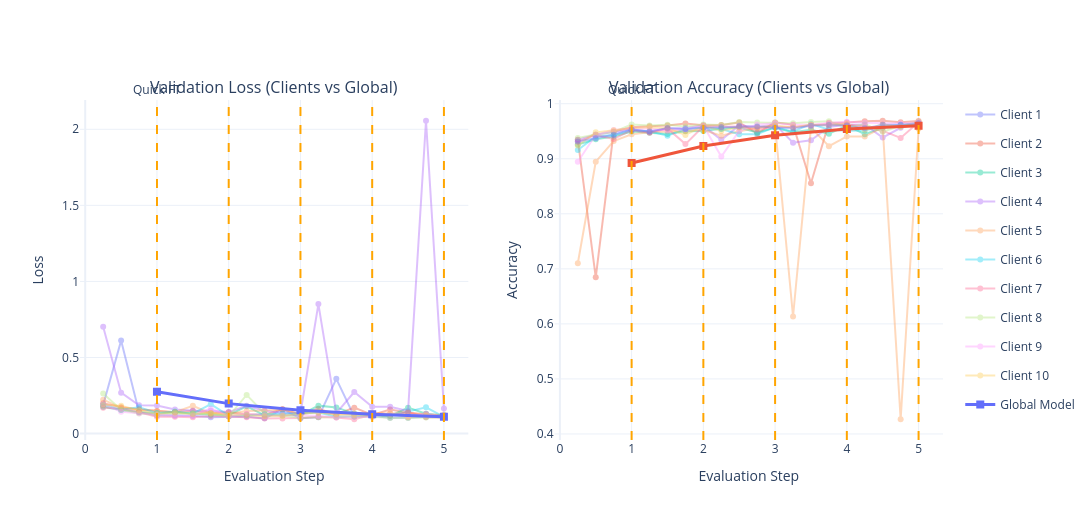

Notebook code cell kept with this figure:
### Code cell
import plotly.graph_objects as go
from plotly.subplots import make_subplots

# -------------------------------------------------
# Create subplots
fig = make_subplots(
    rows=1, cols=2,
    subplot_titles=(
        "Validation Loss (Clients vs Global)",
        "Validation Accuracy (Clients vs Global)"
    )
)

# -------------------------------------------------
# Subplot 1: Validation Loss (Clients)
for client_id, metrics in logger.client_metrics.items():
    losses = metrics["loss"]
    steps = list([x / (client_epoch+1) for x in range(1, (client_epoch) * global_epoch + global_epoch+1)])

    fig.add_trace(
        go.Scatter(
            x=steps,
            y=losses,
            mode="lines+markers",
            name=f"Client {client_id + 1}",
            legendgroup=f"client{client_id + 1}",
            opacity=0.4
        ),
        row=1, col=1
    )

# Global model loss
global_losses = logger.global_metrics["loss"][::2]
global_steps = list(range(1, len(global_losses) + 1))

fig.add_trace(
    go.Scatter(
        x=global_steps,
        y=global_losses,
        mode="lines+markers",
        name="Global Model",
        legendgroup="global",
        marker=dict(symbol="square", size=8),
        line=dict(width=3)
    ),
    row=1, col=1
)

# -------------------------------------------------
# Subplot 2: Validation Accuracy (Clients)
for client_id, metrics in logger.client_metrics.items():
    accuracies = metrics["accuracy"]
    steps = list([x / (client_epoch+1) for x in range(1, (client_epoch) * global_epoch + global_epoch+1)])

    fig.add_trace(
        go.Scatter(
            x=steps,
            y=accuracies,
            mode="lines+markers",
            name=f"Client {client_id + 1}",
            legendgroup=f"client{client_id + 1}",
            showlegend=False,  # avoid duplicate legend
            opacity=0.4
        ),
        row=1, col=2
    )

# Global model accuracy
global_accs = logger.global_metrics["accuracy"][::2]
global_steps = list(range(1, len(global_accs) + 1))

fig.add_trace(
    go.Scatter(
        x=global_steps,
        y=global_accs,
        mode="lines+markers",
        name="Global Model",
        legendgroup="global",
        showlegend=False,
        marker=dict(symbol="square", size=8),
        line=dict(width=3)
    ),
    row=1, col=2
)

# -------------------------------------------------
# Axis labels
fig.update_xaxes(title_text="Evaluation Step", row=1, col=1)
fig.update_xaxes(title_text="Evaluation Step", row=1, col=2)
fig.update_yaxes(title_text="Loss", row=1, col=1)
fig.update_yaxes(title_text="Accuracy", row=1, col=2)

# -------------------------------------------------
# Layout
fig.update_layout(
    height=520,
    width=1200,
    template="plotly_white",
    hovermode="x unified"
)
for g in range(1, global_epoch + 1):
    x = (g * client_epoch) / client_epoch

    fig.add_vline(
        x=x,
        line=dict(color="orange", dash="dash"),
        annotation_text="Quick FT" if g == 1 else "",
        annotation_position="top"
    )

fig.show()

### Figure 1 — Plotly figure (JSON) as saved in the notebook; plotly's stock layout.template omitted (floating-point values rounded to 4 significant figures)
{"data": [{"legendgroup": "client1", "mode": "lines+markers", "name": "Client 1", "opacity": 0.4, "type": "scatter", "x": [0.25, 0.5, 0.75, 1, 1.25, 1.5, 1.75, 2, 2.25, 2.5, 2.75, 3, 3.25, 3.5, 3.75, 4, 4.25, 4.5, 4.75, 5], "xaxis": "x", "y": [0.1878, 0.6111, 0.1407, 0.1208, 0.1191, 0.1176, 0.108, 0.1117, 0.1123, 0.1001, 0.1598, 0.1011, 0.1074, 0.36, 0.1127, 0.1155, 0.1038, 0.1042, 0.1113, 0.107], "yaxis": "y"}, {"legendgroup": "client2", "mode": "lines+markers", "name": "Client 2", "opacity": 0.4, "type": "scatter", "x": [0.25, 0.5, 0.75, 1, 1.25, 1.5, 1.75, 2, 2.25, 2.5, 2.75, 3, 3.25, 3.5, 3.75, 4, 4.25, 4.5, 4.75, 5], "xaxis": "x", "y": [0.1993, 0.1735, 0.1594, 0.1489, 0.14, 0.1487, 0.1354, 0.1407, 0.1267, 0.1242, 0.1606, 0.1263, 0.1636, 0.1257, 0.1705, 0.1224, 0.1587, 0.1364, 0.1286, 0.1176], "yaxis": "y"}, {"legendgroup": "client3", "mode": "lines+markers", "name": "Client 3", "opacity": 0.4, "type": "scatter", "x": [0.25, 0.5, 0.75, 1, 1.25, 1.5, 1.75, 2, 2.25, 2.5, 2.75, 3, 3.25, 3.5, 3.75, 4, 4.25, 4.5, 4.75, 5], "xaxis": "x", "y": [0.1758, 0.1555, 0.1424, 0.1313, 0.1405, 0.1317, 0.124, 0.122, 0.1794, 0.1202, 0.1228, 0.1215, 0.1837, 0.1721, 0.1308, 0.1213, 0.1149, 0.1705, 0.1305, 0.1197], "yaxis": "y"}, {"legendgroup": "client4", "mode": "lines+markers", "name": "Client 4", "opacity": 0.4, "type": "scatter", "x": [0.25, 0.5, 0.75, 1, 1.25, 1.5, 1.75, 2, 2.25, 2.5, 2.75, 3, 3.25, 3.5, 3.75, 4, 4.25, 4.5, 4.75, 5], "xaxis": "x", "y": [0.7019, 0.2688, 0.1866, 0.1853, 0.1586, 0.1513, 0.1504, 0.1411, 0.1826, 0.1507, 0.1348, 0.1345, 0.8511, 0.1351, 0.2734, 0.176, 0.1767, 0.1486, 2.056, 0.1642], "yaxis": "y"}, {"legendgroup": "client5", "mode": "lines+markers", "name": "Client 5", "opacity": 0.4, "type": "scatter", "x": [0.25, 0.5, 0.75, 1, 1.25, 1.5, 1.75, 2, 2.25, 2.5, 2.75, 3, 3.25, 3.5, 3.75, 4, 4.25, 4.5, 4.75, 5], "xaxis": "x", "y": [0.2228, 0.1693, 0.1567, 0.1474, 0.1403, 0.1833, 0.1325, 0.1305, 0.1481, 0.1513, 0.1577, 0.1274, 0.1431, 0.1199, 0.1328, 0.1374, 0.1327, 0.1377, 0.1216, 0.1262], "yaxis": "y"}, {"legendgroup": "client6", "mode": "lines+markers", "name": "Client 6", "opacity": 0.4, "type": "scatter", "x": [0.25, 0.5, 0.75, 1, 1.25, 1.5, 1.75, 2, 2.25, 2.5, 2.75, 3, 3.25, 3.5, 3.75, 4, 4.25, 4.5, 4.75, 5], "xaxis": "x", "y": [0.1895, 0.1563, 0.1731, 0.1358, 0.1459, 0.1306, 0.1931, 0.1176, 0.1206, 0.1264, 0.1317, 0.1327, 0.1383, 0.1106, 0.1132, 0.1184, 0.1188, 0.1444, 0.1731, 0.1105], "yaxis": "y"}, {"legendgroup": "client7", "mode": "lines+markers", "name": "Client 7", "opacity": 0.4, "type": "scatter", "x": [0.25, 0.5, 0.75, 1, 1.25, 1.5, 1.75, 2, 2.25, 2.5, 2.75, 3, 3.25, 3.5, 3.75, 4, 4.25, 4.5, 4.75, 5], "xaxis": "x", "y": [0.1697, 0.1632, 0.1396, 0.1105, 0.1111, 0.1076, 0.1154, 0.1122, 0.1079, 0.09884, 0.09848, 0.1022, 0.1087, 0.1056, 0.09426, 0.1233, 0.1176, 0.1411, 0.1067, 0.1051], "yaxis": "y"}, {"legendgroup": "client8", "mode": "lines+markers", "name": "Client 8", "opacity": 0.4, "type": "scatter", "x": [0.25, 0.5, 0.75, 1, 1.25, 1.5, 1.75, 2, 2.25, 2.5, 2.75, 3, 3.25, 3.5, 3.75, 4, 4.25, 4.5, 4.75, 5], "xaxis": "x", "y": [0.264, 0.1563, 0.1328, 0.1256, 0.129, 0.1344, 0.1309, 0.1136, 0.2542, 0.132, 0.1174, 0.1046, 0.1078, 0.1073, 0.1121, 0.1114, 0.102, 0.1033, 0.1064, 0.1057], "yaxis": "y"}, {"legendgroup": "client9", "mode": "lines+markers", "name": "Client 9", "opacity": 0.4, "type": "scatter", "x": [0.25, 0.5, 0.75, 1, 1.25, 1.5, 1.75, 2, 2.25, 2.5, 2.75, 3, 3.25, 3.5, 3.75, 4, 4.25, 4.5, 4.75, 5], "xaxis": "x", "y": [0.1934, 0.1433, 0.1336, 0.1252, 0.1187, 0.1177, 0.1656, 0.1148, 0.1298, 0.1207, 0.1222, 0.1189, 0.1168, 0.1064, 0.1116, 0.1093, 0.1322, 0.1123, 0.1311, 0.1121], "yaxis": "y"}, {"legendgroup": "client10", "mode": "lines+markers", "name": "Client 10", "opacity": 0.4, "type": "scatter", "x": [0.25, 0.5, 0.75, 1, 1.25, 1.5, 1.75, 2, 2.25, 2.5, 2.75, 3, 3.25, 3.5, 3.75, 4, 4.25, 4.5, 4.75, 5], "xaxis": "x", "y": [0.1884, 0.1833, 0.1519, 0.1311, 0.1396, 0.1272, 0.136, 0.1232, 0.1198, 0.1146, 0.1154, 0.1316, 0.1368, 0.1294, 0.1216, 0.1213, 0.1325, 0.1085, 0.1166, 0.1158], "yaxis": "y"}, {"legendgroup": "global", "line": {"width": 3}, "marker": {"size": 8, "symbol": "square"}, "mode": "lines+markers", "name": "Global Model", "type": "scatter", "x": [1, 2, 3, 4, 5], "xaxis": "x", "y": [0.2753, 0.197, 0.1531, 0.1276, 0.111], "yaxis": "y"}, {"legendgroup": "client1", "mode": "lines+markers", "name": "Client 1", "opacity": 0.4, "showlegend": false, "type": "scatter", "x": [0.25, 0.5, 0.75, 1, 1.25, 1.5, 1.75, 2, 2.25, 2.5, 2.75, 3, 3.25, 3.5, 3.75, 4, 4.25, 4.5, 4.75, 5], "xaxis": "x2", "y": [0.9347, 0.6846, 0.9495, 0.9574, 0.959, 0.9604, 0.9639, 0.961, 0.9613, 0.966, 0.9462, 0.9661, 0.9619, 0.8556, 0.9653, 0.966, 0.9681, 0.9691, 0.9664, 0.9686], "yaxis": "y2"}, {"legendgroup": "client2", "mode": "lines+markers", "name": "Client 2", "opacity": 0.4, "showlegend": false, "type": "scatter", "x": [0.25, 0.5, 0.75, 1, 1.25, 1.5, 1.75, 2, 2.25, 2.5, 2.75, 3, 3.25, 3.5, 3.75, 4, 4.25, 4.5, 4.75, 5], "xaxis": "x2", "y": [0.9259, 0.9353, 0.9402, 0.9495, 0.9471, 0.9449, 0.9498, 0.9504, 0.9545, 0.9567, 0.9479, 0.9564, 0.9482, 0.9528, 0.9454, 0.9602, 0.9446, 0.9564, 0.9591, 0.9619], "yaxis": "y2"}, {"legendgroup": "client3", "mode": "lines+markers", "name": "Client 3", "opacity": 0.4, "showlegend": false, "type": "scatter", "x": [0.25, 0.5, 0.75, 1, 1.25, 1.5, 1.75, 2, 2.25, 2.5, 2.75, 3, 3.25, 3.5, 3.75, 4, 4.25, 4.5, 4.75, 5], "xaxis": "x2", "y": [0.9346, 0.9437, 0.9485, 0.9531, 0.9499, 0.9545, 0.9561, 0.9602, 0.9343, 0.9606, 0.9579, 0.962, 0.9293, 0.9337, 0.9579, 0.962, 0.9618, 0.9385, 0.9563, 0.9645], "yaxis": "y2"}, {"legendgroup": "client4", "mode": "lines+markers", "name": "Client 4", "opacity": 0.4, "showlegend": false, "type": "scatter", "x": [0.25, 0.5, 0.75, 1, 1.25, 1.5, 1.75, 2, 2.25, 2.5, 2.75, 3, 3.25, 3.5, 3.75, 4, 4.25, 4.5, 4.75, 5], "xaxis": "x2", "y": [0.7101, 0.8946, 0.9322, 0.9445, 0.9482, 0.9499, 0.9506, 0.9523, 0.9419, 0.9499, 0.9557, 0.96, 0.6135, 0.9566, 0.9227, 0.9407, 0.9404, 0.9569, 0.4267, 0.9545], "yaxis": "y2"}, {"legendgroup": "client5", "mode": "lines+markers", "name": "Client 5", "opacity": 0.4, "showlegend": false, "type": "scatter", "x": [0.25, 0.5, 0.75, 1, 1.25, 1.5, 1.75, 2, 2.25, 2.5, 2.75, 3, 3.25, 3.5, 3.75, 4, 4.25, 4.5, 4.75, 5], "xaxis": "x2", "y": [0.9159, 0.9407, 0.9433, 0.9513, 0.9502, 0.9418, 0.9543, 0.9572, 0.9541, 0.9447, 0.9447, 0.9578, 0.9493, 0.9635, 0.9528, 0.9508, 0.9513, 0.9589, 0.9611, 0.9616], "yaxis": "y2"}, {"legendgroup": "client6", "mode": "lines+markers", "name": "Client 6", "opacity": 0.4, "showlegend": false, "type": "scatter", "x": [0.25, 0.5, 0.75, 1, 1.25, 1.5, 1.75, 2, 2.25, 2.5, 2.75, 3, 3.25, 3.5, 3.75, 4, 4.25, 4.5, 4.75, 5], "xaxis": "x2", "y": [0.9308, 0.9434, 0.9361, 0.9519, 0.9474, 0.9551, 0.9266, 0.9591, 0.958, 0.9586, 0.9533, 0.958, 0.9577, 0.9612, 0.9636, 0.9623, 0.9588, 0.9506, 0.9379, 0.9665], "yaxis": "y2"}, {"legendgroup": "client7", "mode": "lines+markers", "name": "Client 7", "opacity": 0.4, "showlegend": false, "type": "scatter", "x": [0.25, 0.5, 0.75, 1, 1.25, 1.5, 1.75, 2, 2.25, 2.5, 2.75, 3, 3.25, 3.5, 3.75, 4, 4.25, 4.5, 4.75, 5], "xaxis": "x2", "y": [0.9377, 0.944, 0.9487, 0.9624, 0.9606, 0.9618, 0.9587, 0.9622, 0.9613, 0.9668, 0.9659, 0.9657, 0.9645, 0.9668, 0.9681, 0.9565, 0.9631, 0.949, 0.9605, 0.9673], "yaxis": "y2"}, {"legendgroup": "client8", "mode": "lines+markers", "name": "Client 8", "opacity": 0.4, "showlegend": false, "type": "scatter", "x": [0.25, 0.5, 0.75, 1, 1.25, 1.5, 1.75, 2, 2.25, 2.5, 2.75, 3, 3.25, 3.5, 3.75, 4, 4.25, 4.5, 4.75, 5], "xaxis": "x2", "y": [0.8945, 0.9436, 0.9524, 0.9555, 0.9552, 0.9515, 0.9535, 0.96, 0.9041, 0.9507, 0.9622, 0.9644, 0.962, 0.9616, 0.9651, 0.9672, 0.9653, 0.9642, 0.9642, 0.9664], "yaxis": "y2"}, {"legendgroup": "client9", "mode": "lines+markers", "name": "Client 9", "opacity": 0.4, "showlegend": false, "type": "scatter", "x": [0.25, 0.5, 0.75, 1, 1.25, 1.5, 1.75, 2, 2.25, 2.5, 2.75, 3, 3.25, 3.5, 3.75, 4, 4.25, 4.5, 4.75, 5], "xaxis": "x2", "y": [0.9241, 0.948, 0.9518, 0.9554, 0.9574, 0.9554, 0.9433, 0.9598, 0.9508, 0.9572, 0.9569, 0.9603, 0.9569, 0.9623, 0.9603, 0.9631, 0.9521, 0.9626, 0.9577, 0.9633], "yaxis": "y2"}, {"legendgroup": "client10", "mode": "lines+markers", "name": "Client 10", "opacity": 0.4, "showlegend": false, "type": "scatter", "x": [0.25, 0.5, 0.75, 1, 1.25, 1.5, 1.75, 2, 2.25, 2.5, 2.75, 3, 3.25, 3.5, 3.75, 4, 4.25, 4.5, 4.75, 5], "xaxis": "x2", "y": [0.9312, 0.9371, 0.9435, 0.9534, 0.949, 0.9561, 0.9538, 0.9563, 0.9571, 0.9592, 0.9588, 0.9567, 0.9557, 0.9598, 0.9613, 0.9605, 0.9552, 0.9617, 0.9619, 0.9645], "yaxis": "y2"}, {"legendgroup": "global", "line": {"width": 3}, "marker": {"size": 8, "symbol": "square"}, "mode": "lines+markers", "name": "Global Model", "showlegend": false, "type": "scatter", "x": [1, 2, 3, 4, 5], "xaxis": "x2", "y": [0.8924, 0.9232, 0.9427, 0.9539, 0.96], "yaxis": "y2"}], "layout": {"annotations": [{"font": {"size": 16}, "showarrow": false, "text": "Validation Loss (Clients vs Global)", "x": 0.225, "xanchor": "center", "xref": "paper", "y": 1, "yanchor": "bottom", "yref": "paper"}, {"font": {"size": 16}, "showarrow": false, "text": "Validation Accuracy (Clients vs Global)", "x": 0.775, "xanchor": "center", "xref": "paper", "y": 1, "yanchor": "bottom", "yref": "paper"}, {"showarrow": false, "text": "Quick FT", "x": 1, "xanchor": "center", "xref": "x", "y": 1, "yanchor": "bottom", "yref": "y domain"}, {"showarrow": false, "text": "Quick FT", "x": 1, "xanchor": "center", "xref": "x2", "y": 1, "yanchor": "bottom", "yref": "y2 domain"}, {"showarrow": false, "text": "", "x": 2, "xanchor": "center", "xref": "x", "y": 1, "yanchor": "bottom", "yref": "y domain"}, {"showarrow": false, "text": "", "x": 2, "xanchor": "center", "xref": "x2", "y": 1, "yanchor": "bottom", "yref": "y2 domain"}, {"showarrow": false, "text": "", "x": 3, "xanchor": "center", "xref": "x", "y": 1, "yanchor": "bottom", "yref": "y domain"}, {"showarrow": false, "text": "", "x": 3, "xanchor": "center", "xref": "x2", "y": 1, "yanchor": "bottom", "yref": "y2 domain"}, {"showarrow": false, "text": "", "x": 4, "xanchor": "center", "xref": "x", "y": 1, "yanchor": "bottom", "yref": "y domain"}, {"showarrow": false, "text": "", "x": 4, "xanchor": "center", "xref": "x2", "y": 1, "yanchor": "bottom", "yref": "y2 domain"}, {"showarrow": false, "text": "", "x": 5, "xanchor": "center", "xref": "x", "y": 1, "yanchor": "bottom", "yref": "y domain"}, {"showarrow": false, "text": "", "x": 5, "xanchor": "center", "xref": "x2", "y": 1, "yanchor": "bottom", "yref": "y2 domain"}], "height": 520, "hovermode": "x unified", "shapes": [{"line": {"color": "orange", "dash": "dash"}, "type": "line", "x0": 1, "x1": 1, "xref": "x", "y0": 0, "y1": 1, "yref": "y domain"}, {"line": {"color": "orange", "dash": "dash"}, "type": "line", "x0": 1, "x1": 1, "xref": "x2", "y0": 0, "y1": 1, "yref": "y2 domain"}, {"line": {"color": "orange", "dash": "dash"}, "type": "line", "x0": 2, "x1": 2, "xref": "x", "y0": 0, "y1": 1, "yref": "y domain"}, {"line": {"color": "orange", "dash": "dash"}, "type": "line", "x0": 2, "x1": 2, "xref": "x2", "y0": 0, "y1": 1, "yref": "y2 domain"}, {"line": {"color": "orange", "dash": "dash"}, "type": "line", "x0": 3, "x1": 3, "xref": "x", "y0": 0, "y1": 1, "yref": "y domain"}, {"line": {"color": "orange", "dash": "dash"}, "type": "line", "x0": 3, "x1": 3, "xref": "x2", "y0": 0, "y1": 1, "yref": "y2 domain"}, {"line": {"color": "orange", "dash": "dash"}, "type": "line", "x0": 4, "x1": 4, "xref": "x", "y0": 0, "y1": 1, "yref": "y domain"}, {"line": {"color": "orange", "dash": "dash"}, "type": "line", "x0": 4, "x1": 4, "xref": "x2", "y0": 0, "y1": 1, "yref": "y2 domain"}, {"line": {"color": "orange", "dash": "dash"}, "type": "line", "x0": 5, "x1": 5, "xref": "x", "y0": 0, "y1": 1, "yref": "y domain"}, {"line": {"color": "orange", "dash": "dash"}, "type": "line", "x0": 5, "x1": 5, "xref": "x2", "y0": 0, "y1": 1, "yref": "y2 domain"}], "width": 1200, "xaxis": {"anchor": "y", "domain": [0, 0.45], "title": {"text": "Evaluation Step"}}, "xaxis2": {"anchor": "y2", "domain": [0.55, 1], "title": {"text": "Evaluation Step"}}, "yaxis": {"anchor": "x", "domain": [0, 1], "title": {"text": "Loss"}}, "yaxis2": {"anchor": "x2", "domain": [0, 1], "title": {"text": "Accuracy"}}}}
